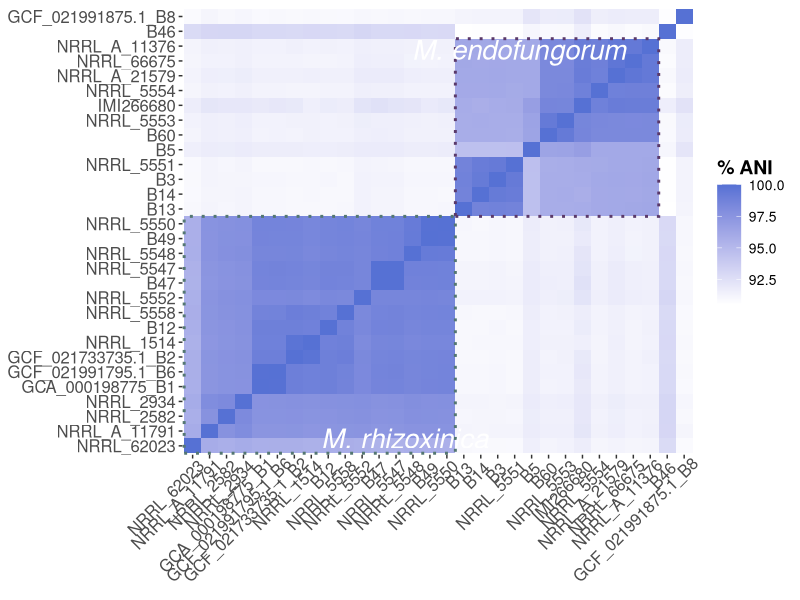

This figure's R source:
#Just graphing the ANI values so they are prettier
library(ggplot2)
library(reshape2)
library(ggdendro)
library(viridis)
setwd("")

ANI_data <- read.csv("ANI_matrix.csv", header=T)
colnames(ANI_data)[1]<- "Strain"
ANI_matrix <- as.matrix(ANI_data[,-1])
rownames(ANI_matrix) <- ANI_data$Strain
ANI_data2 <- melt(ANI_data, na.rm = F)
colnames(ANI_data2) <- c("Strain1", "Strain2", "ANI")
ANI_data2$ANI<-(1-ANI_data2$ANI)*100


ANI_dendro <- as.dendrogram(hclust(d = dist(x = ANI_matrix)))
ANI_order <- order.dendrogram(ANI_dendro)
ANI_data2$Strain1 <- factor(x = ANI_data2$Strain1,
                               levels = ANI_data$Strain[ANI_order], 
                               ordered = TRUE)
ANI_data2$Strain2 <- factor(x = ANI_data2$Strain2,
                            levels = ANI_data$Strain[ANI_order], 
                            ordered = TRUE)

ANI_plot<- ggplot(ANI_data2, aes(x=Strain1, y=Strain2, fill= ANI))+
  geom_tile()+
  scale_fill_gradient(low="#ffffff", high="#5671d4", name='% ANI')+
  theme(
    panel.background=element_blank(),
    axis.text.x=element_text(angle = 45, size=12, hjust=0.95),
    axis.title.x=element_blank(),
    axis.text.y=element_text(size=12),
    axis.title.y=element_blank(),
    #legend.key=element_blank(),     #removes the border
    legend.text=element_text(size=10),
    legend.title=element_text(size=14, face="bold"),
    legend.title.align = 0)+
  annotate("rect", xmin = 16.5, xmax = 28.5, ymin =16.5, ymax = 28.5,
     fill = "transparent", color="#5a396a", lwd=1, linetype = "dotted")+
  annotate("rect", xmin = 0.5, xmax = 16.5, ymin = 0.5, ymax = 16.5,
     fill = "transparent", color="#547772", linetype = "dotted", lwd=1)+
  annotate("text", x = 20.25, y = 27.75, label = "M. endofungorum", color="white", size=7, fontface = "italic")+
  annotate("text", x = 13.5, y = 1.5, label = "M. rhizoxinica", color="white", size=7, fontface = "italic")
ANI_plot
  
